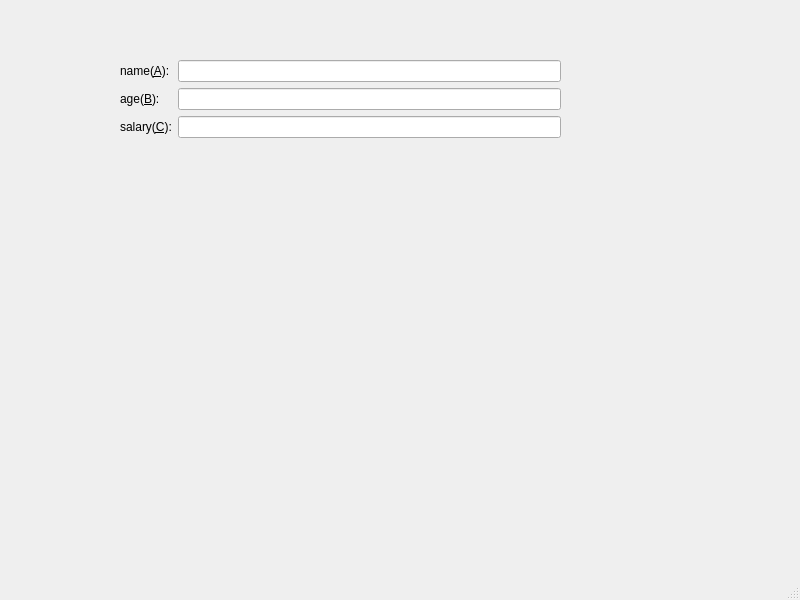
<?xml version="1.0" encoding="UTF-8"?>
<ui version="4.0">
 <class>MainWindow</class>
 <widget class="QMainWindow" name="MainWindow">
  <property name="geometry">
   <rect>
    <x>0</x>
    <y>0</y>
    <width>800</width>
    <height>600</height>
   </rect>
  </property>
  <property name="windowTitle">
   <string>MainWindow</string>
  </property>
  <widget class="QWidget" name="centralwidget">
   <widget class="QWidget" name="">
    <property name="geometry">
     <rect>
      <x>120</x>
      <y>60</y>
      <width>441</width>
      <height>121</height>
     </rect>
    </property>
    <layout class="QFormLayout" name="formLayout">
     <item row="0" column="0">
      <widget class="QLabel" name="label">
       <property name="text">
        <string>name(&amp;A):</string>
       </property>
       <property name="buddy">
        <cstring>lineEdit</cstring>
       </property>
      </widget>
     </item>
     <item row="0" column="1">
      <widget class="QLineEdit" name="lineEdit"/>
     </item>
     <item row="1" column="0">
      <widget class="QLabel" name="label_2">
       <property name="text">
        <string>age(&amp;B):</string>
       </property>
       <property name="buddy">
        <cstring>lineEdit_2</cstring>
       </property>
      </widget>
     </item>
     <item row="1" column="1">
      <widget class="QLineEdit" name="lineEdit_2"/>
     </item>
     <item row="2" column="0">
      <widget class="QLabel" name="label_3">
       <property name="text">
        <string>salary(&amp;C):</string>
       </property>
       <property name="buddy">
        <cstring>lineEdit_3</cstring>
       </property>
      </widget>
     </item>
     <item row="2" column="1">
      <widget class="QLineEdit" name="lineEdit_3"/>
     </item>
    </layout>
   </widget>
  </widget>
  <widget class="QMenuBar" name="menubar">
   <property name="geometry">
    <rect>
     <x>0</x>
     <y>0</y>
     <width>800</width>
     <height>26</height>
    </rect>
   </property>
  </widget>
  <widget class="QStatusBar" name="statusbar"/>
 </widget>
 <tabstops>
  <tabstop>lineEdit_2</tabstop>
  <tabstop>lineEdit_3</tabstop>
  <tabstop>lineEdit</tabstop>
 </tabstops>
 <resources/>
 <connections/>
</ui>
